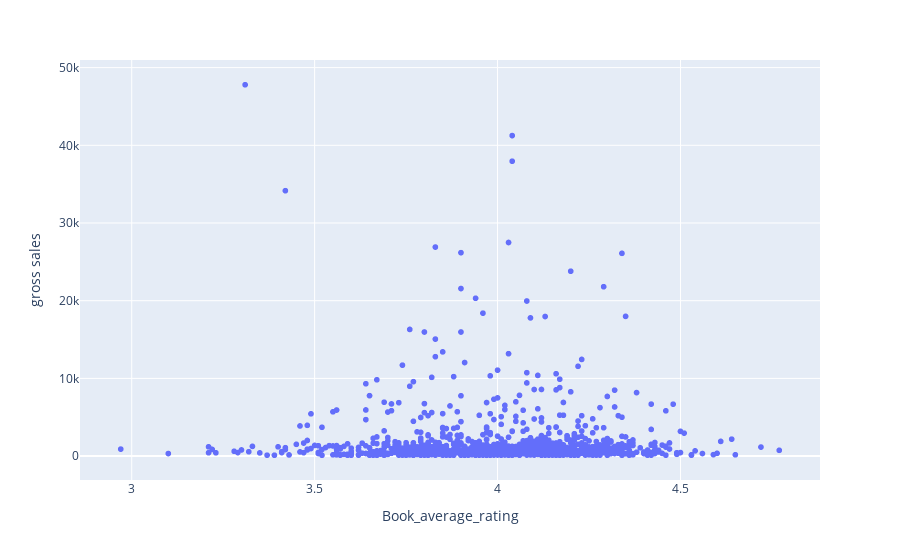

Notebook code for this chart:
### Code cell
fig = px.scatter(df, x='Book_average_rating', y='gross sales')
fig.show()

### Figure 1 — Plotly figure (JSON) as saved in the notebook; plotly's stock layout.template omitted (floating-point values rounded to 4 significant figures; data arrays with more than 128 entries replaced by an {"elided": "..."} marker saying what was removed)
{"data": [{"hovertemplate": "Book_average_rating=%{x}<br>gross sales=%{y}<extra></extra>", "legendgroup": "", "marker": {"color": "#636efa", "symbol": "circle"}, "mode": "markers", "name": "", "showlegend": false, "type": "scattergl", "x": {"elided": "1070 float values"}, "xaxis": "x", "y": {"elided": "1070 float values"}, "yaxis": "y"}], "layout": {"legend": {"tracegroupgap": 0}, "margin": {"t": 60}, "xaxis": {"anchor": "y", "domain": [0, 1], "title": {"text": "Book_average_rating"}}, "yaxis": {"anchor": "x", "domain": [0, 1], "title": {"text": "gross sales"}}}}
